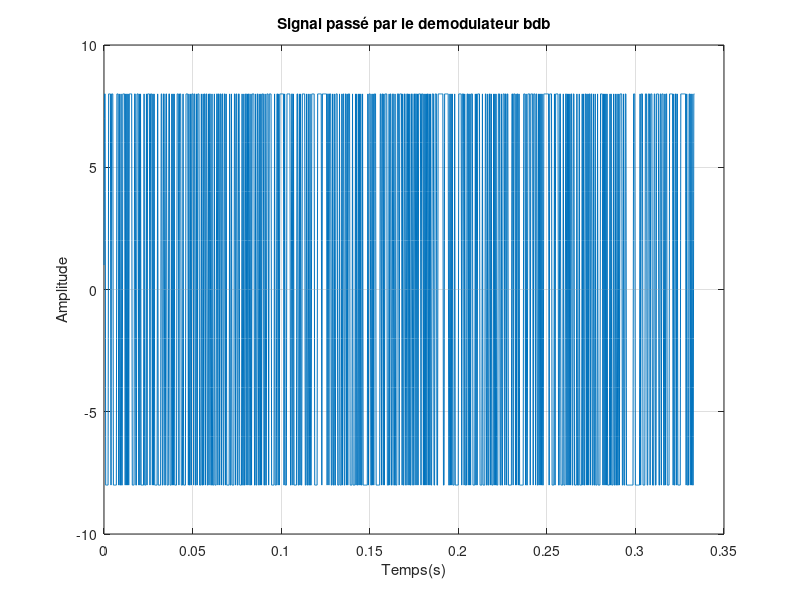
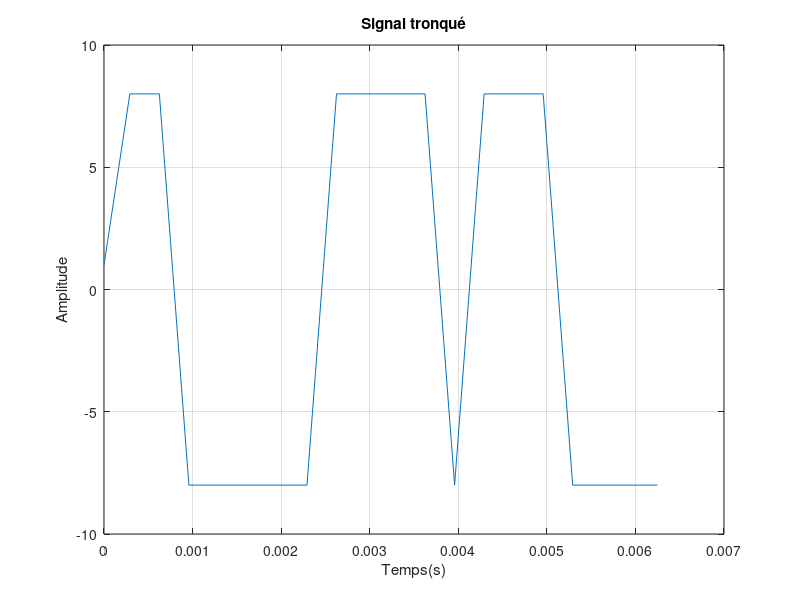
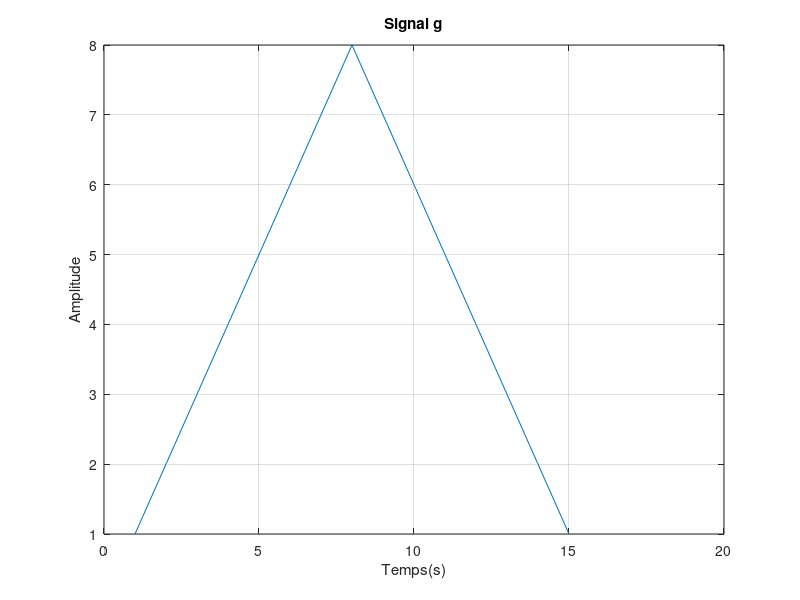
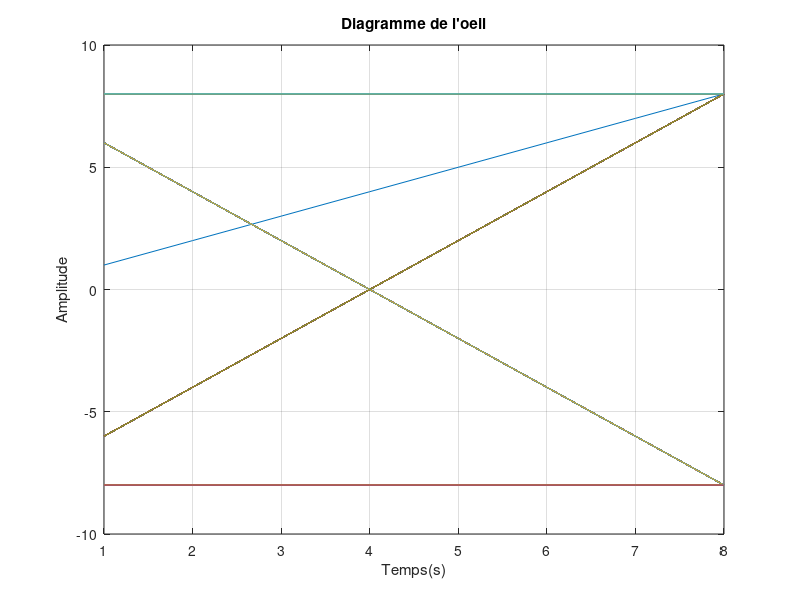

MATLAB code to generate these figures, in order:
close all;

Fe = 24000; %Hz
Te = 1/Fe;
Rb = 3000; %bits/s
Tb = 1/Rb;
n = 1000;

%1 et 2
Ts = Tb;
Ns = floor(Ts/Te); % Ns = 8

bit = randi([0,1],[n,1]);
Symbol = zeros(1,length(bit));
Symbol(bit==1) = 1;
Symbol(bit==0) = -1;

pDirac = kron(Symbol,[1,zeros(1,Ns)]);

surech = zeros(1,Ns);
surech(1) = 1;

pDirac = kron(Symbol,surech);

h = ones(1,Ns);
hr = h;
g = conv(h,hr);

z = filter(g,1,pDirac);


% Question 1
temps = [0:Te:(length(z)-1)*Te];
figure(1);
plot(temps,z);
xlabel("Temps(s)");
ylabel("Amplitude");
title("Signal passé par le demodulateur bdb");
grid on;
temps2 = [0:Te:150*Te];
figure(2);
plot(temps2,z(1:151));
xlabel("Temps(s)");
ylabel("Amplitude");
title("Signal tronqué");
grid on;

% Question 2
%g
figure(3);
plot(g);
xlabel("Temps(s)");
ylabel("Amplitude");
title("Signal g");
grid on;
% Question 3
% n0 = 8 pour respecter le critere de Nyquist
% g(n0) /= 0 | g(n0 + mNs) = 0

% Question 4
%diagramme oeil
diagramme_oeil = reshape(z,Ns,floor(length(z)/Ns)) ; 
figure(4);
plot(diagramme_oeil);
xlabel("Temps(s)");
ylabel("Amplitude");
title("Diagramme de l'oeil");
grid on;

% Question 5

% Question 6

% Question 7 
n0 = Ns;
echantillons = z(n0:Ns:end);

% Question 8
bitDemap = ( sign(echantillons)+1 ) / 2; % sign(<0) = -1 | sign(0) = 0 | sign(>0) = 1
erreur = abs(bit-bitDemap');                 
TEB = mean(erreur)

% Question 9
n0 = 3;
echantillons = z(n0:Ns:end);

bitDemap = ( sign(echantillons)+1 ) / 2;
erreur = abs(bit-bitDemap');                 
TEB3 = mean(erreur)
